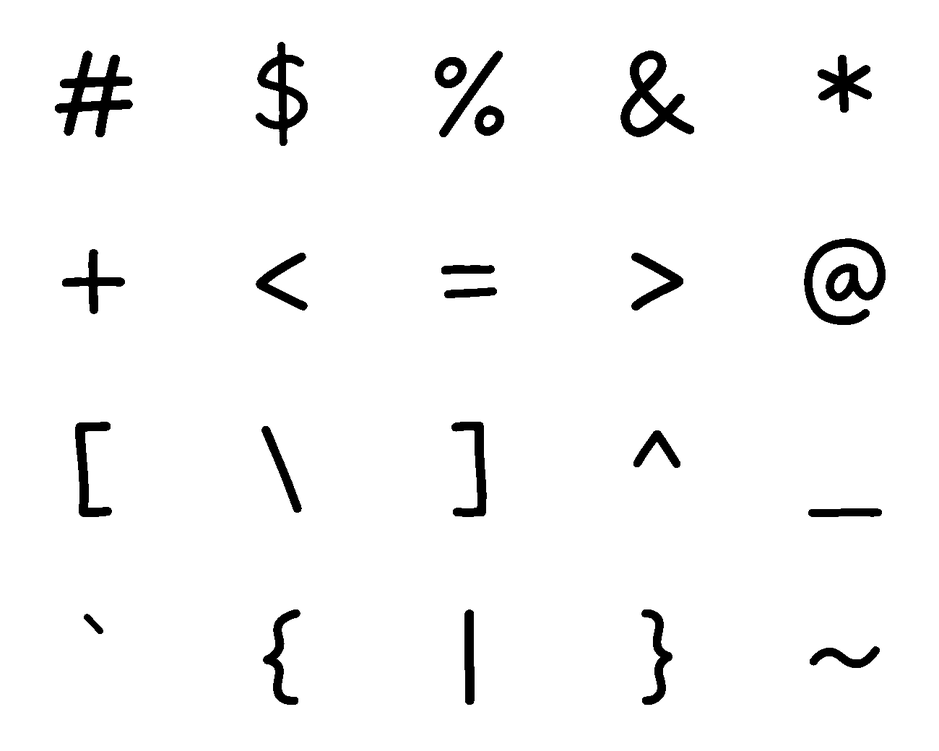
#> input picture tools/font/drawn.png, 939 x 751 px, shrunk from 1300 x 1040 before the run
$ python pen_translate.py drawn.png out.png
#> lines starting #> are read from the running program, lines starting #| are printed output that depends on the picture; after the words box and inside, x2 and y2 are one past the last pixel; in counts of white or black regions, pixels touching at a corner belong together
### tools/font/pen_translation_cache.py
"""Disposable, content-addressed cache for deterministic pen translation."""
from dataclasses import asdict
from functools import wraps
import hashlib
from importlib.metadata import version
import inspect
import io
import copy
import json
import os
from pathlib import Path
import sys
import tempfile
import zipfile
import zlib

import numpy as np
from PIL import Image


# This is one reviewed, mathematically equivalent hole-counting optimization.
# Future pen source hashes receive no legacy migration permission.
LEGACY_EQUIVALENT = {
    'b11d76528cfac8b913e1f914d06c3501a0a870034260d6a5b0b0eff937310d72': ('5ab1805998fc1178e6cb0f79f54a0ffb415a3962d1ec38011938df97e8e1c081', 'e320addae5a5613260d8a0859c6f2dce8ed08a99194dafab943c64d0db912c7d'),
}


def _read_validated(path, settings):
    raw=path.read_bytes()
    with np.load(io.BytesIO(raw),allow_pickle=False) as stored:
        pixels=stored['pixels'];report_text=str(stored['report'].item())
        digest=hashlib.sha256(pixels.tobytes()+report_text.encode()).hexdigest()
        if pixels.dtype!=np.uint8 or pixels.ndim!=2 or digest!=str(stored['digest'].item()):
            raise ValueError('Corrupt pen cache')
        report=json.loads(report_text)
        if not isinstance(report,dict) or report.get('settings')!=asdict(settings):
            raise ValueError('Mismatched pen cache report')
    return pixels,report,raw


_MIGRATION_RECEIPTS = {}


def migration_receipts():
    """Return isolated evidence for an explicit build-driver publication step."""
    return copy.deepcopy(_MIGRATION_RECEIPTS)


def canonical(value):
    return json.dumps(value,sort_keys=True,separators=(',',':'),allow_nan=False)


def cached_translation(compute,source_path,cache_dir=None):
    """Cache pixels and the original report; never add cache state to provenance."""
#> in main, image is the input picture: PIL image 939x751 L; min 0, max 255, mean 245.9
    root=Path(__file__).resolve().parents[2]
    directory=Path(cache_dir) if cache_dir is not None else root/'build/font-cache/pen'
    environment=dict(
        source=hashlib.sha256(Path(source_path).read_bytes()).hexdigest(),
        cache=hashlib.sha256(Path(__file__).read_bytes()).hexdigest(),
        python=sys.version,platform=sys.platform,
        libraries={name:version(name) for name in ('numpy','scipy','scikit-image','Pillow')},
    )
    namespace=canonical(environment).encode()
    legacy=LEGACY_EQUIVALENT.get(environment['source'])
    legacy_namespace=None
    if legacy is not None:
        legacy_environment=dict(environment,source=legacy[0],cache=legacy[1])
        legacy_namespace=canonical(legacy_environment).encode()
    default=inspect.signature(compute).parameters['settings'].default

    @wraps(compute)
    def wrapped(mask,settings=default):
        if os.environ.get('DAD_DISABLE_PEN_CACHE')=='1':return compute(mask,settings)
        source=np.asarray(mask,dtype=bool)
        if source.ndim!=2 or not source.any():return compute(mask,settings)
        try:
            parameters=canonical(dict(shape=source.shape,settings=asdict(settings))).encode()
        except (TypeError,ValueError):
            return compute(mask,settings)
        key=hashlib.sha256(namespace+b'\0'+parameters+b'\0'+np.packbits(source).tobytes()).hexdigest()
        path=directory/key[:2]/(key+'.npz')
        try:
            pixels,report,_=_read_validated(path,settings)
            return Image.fromarray(pixels),report
        except (OSError,ValueError,KeyError,EOFError,zipfile.BadZipFile,zlib.error):
            pass
        if legacy_namespace is not None:
            legacy_key=hashlib.sha256(legacy_namespace+b'\0'+parameters+b'\0'+np.packbits(source).tobytes()).hexdigest()
            legacy_path=directory/legacy_key[:2]/(legacy_key+'.npz')
            try:
                pixels,report,raw=_read_validated(legacy_path,settings)
                # Read through only: no file writes or extra cache paths on a hit.
                # Drivers may publish an isolated copy of this receipt later.
                receipt=dict(method='exact-cropped-holes-read-through-v1',
                    oldKey=legacy_key,newKey=key,
                    oldSourceSha256=legacy[0],newSourceSha256=environment['source'],
                    oldCacheModuleSha256=legacy[1],newCacheModuleSha256=environment['cache'],
                    npzSha256=hashlib.sha256(raw).hexdigest(),
                    environment={k:v for k,v in environment.items() if k not in ('source','cache')})
                _MIGRATION_RECEIPTS[key]=receipt
                return Image.fromarray(pixels),report
            except (OSError,ValueError,KeyError,EOFError,zipfile.BadZipFile,zlib.error):
                pass
        image,report=compute(mask,settings)
        # An interrupted write cannot publish a partial entry. Cache failures
        # must never prevent the uncached font build from completing.
        temporary=None
        try:
            pixels=np.asarray(image,dtype=np.uint8)
            report_text=canonical(report)
            digest=hashlib.sha256(pixels.tobytes()+report_text.encode()).hexdigest()
            path.parent.mkdir(parents=True,exist_ok=True)
            with tempfile.NamedTemporaryFile(dir=path.parent,suffix='.tmp',delete=False) as output:
                temporary=Path(output.name)
                np.savez_compressed(output,pixels=pixels,report=report_text,digest=digest)
            os.replace(temporary,path)
        except (OSError,TypeError,ValueError):
            pass
        finally:
            if temporary is not None:
                try:temporary.unlink(missing_ok=True)
                except OSError:pass
        return image,report
    return wrapped

### tools/font/pen_translate.py
"""Deterministic, conservative pen treatment for monochrome drawings.

This changes stroke finish and gentle geometry, not expression design. It is
an opt-in prototype: it does not alter the production font or source images.
"""
import argparse
from dataclasses import asdict, dataclass
import hashlib
import json
from pathlib import Path

import numpy as np
from PIL import Image
from scipy import ndimage as ndi
from skimage.morphology import skeletonize


@dataclass(frozen=True)
class Settings:
    strength: float = 1.0
    seed: int = 17
    bend: float = .012  # fraction of drawing size, not independent pixel jitter
    pressure: float = .45  # fraction of typical stroke radius
    taper: float = .25
    supersample: int = 3
    boundary_blur: float = .45  # source distance-field smoothing, in pixels


def ink_mask(image):
    rgba = np.asarray(image.convert('RGBA'), dtype=float)
    rgb = rgba[:, :, :3]*rgba[:, :, 3:4]/255 + 255-rgba[:, :, 3:4]
    return rgb.max(axis=2) < 128
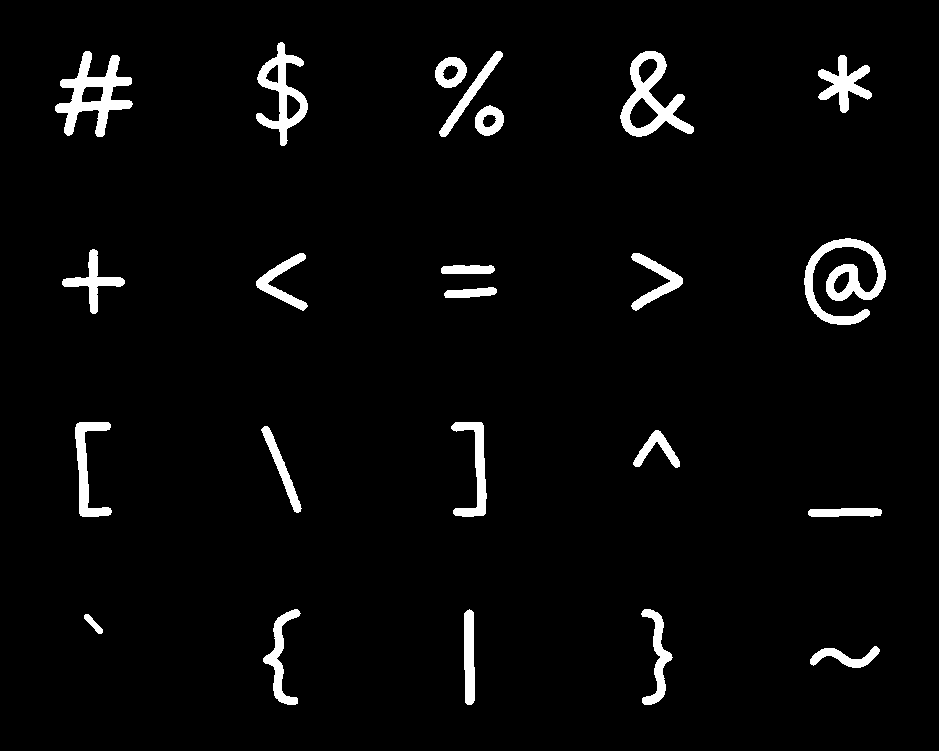
#> returned value: shape (751, 939) bool; 3.6% white; 23 white regions, largest, box (x1, y1, x2, y2) and area: (804, 238, 886, 325) 2770, (55, 51, 133, 137) 2630, (620, 51, 694, 137) 2348


def holes(mask):
    # A background border preserves the exterior flood-fill on edge-touching ink.
    # Other input kinds retain the original SciPy semantics unchanged.
    if type(mask) is np.ndarray and mask.dtype == np.bool_ and mask.ndim == 2:
        rows = np.flatnonzero(mask.any(axis=1))
        cols = np.flatnonzero(mask.any(axis=0))
        if not len(rows):
            return 0
        mask = np.pad(mask[rows[0]:rows[-1]+1, cols[0]:cols[-1]+1], 1,
                      constant_values=False)
    labels, _ = ndi.label(ndi.binary_fill_holes(mask) & ~mask)
    # Ignore 1-3 pixel scan pinholes, not meaningful enclosed features.
    return int((np.bincount(labels.ravel())[1:] >= 4).sum())


def same_features(before, after):
    """One-to-one overlapping components; each keeps its holes and bulk.

    This catches broken head contours, merged eyes and lost tiny details.
    It cannot prove that an expression still reads correctly to a person.
    """
    a, na = ndi.label(before)
    b, nb = ndi.label(after)
    if na != nb:
        return False
    used = set()
    for i in range(1, na+1):
        old = a == i
        overlap = set(np.unique(b[old])) - {0}
        if len(overlap) != 1:
            return False
        j = overlap.pop()
        if j in used:
            return False
        used.add(j)
        new = b == j
        if holes(old) != holes(new):
            return False
        if not .5 <= new.sum()/old.sum() <= 1.8:
            return False
    return True


def translate(mask, settings=Settings()):
    """Return antialiased black-on-white image and reproducible audit data."""
    if not np.isfinite(settings.strength) or not 0 <= settings.strength <= 2:
        raise ValueError('strength must be between 0 and 2')
    if settings.supersample not in (2, 3, 4):
        raise ValueError('supersample must be 2, 3 or 4')
    if not all(np.isfinite(v) and v >= 0 for v in
               (settings.bend, settings.pressure, settings.taper, settings.boundary_blur)):
        raise ValueError('bend, pressure, taper and boundary blur must be finite and nonnegative')
    mask = np.asarray(mask, dtype=bool)
    if mask.ndim != 2 or not mask.any():
        raise ValueError('expected a nonempty two-dimensional ink mask')
    yy, xx = np.nonzero(mask)
    size = max(np.ptp(xx)+1, np.ptp(yy)+1)
#> size = 831
    # Work with padding so pressure and bending cannot crop the illustration.
    pad = int(np.ceil(size*(settings.bend*settings.strength*2+.02)))+8
#> pad = 45
    source = np.pad(mask, pad)
#> source: shape (841, 1029) bool; 2.9% white; 23 white regions, largest, box (x1, y1, x2, y2) and area: (849, 283, 931, 370) 2770, (100, 96, 178, 182) 2630, (665, 96, 739, 182) 2348
    inside = ndi.distance_transform_edt(source)
    outside = ndi.distance_transform_edt(~source)
    # The half-pixel boundary correction avoids bloating thin strokes.
    signed = np.where(source, inside-.5, .5-outside)
    signed = ndi.gaussian_filter(signed, settings.boundary_blur)
    skeleton = skeletonize(source)
#> skeleton: shape (841, 1029) bool; 0.3% white in thin lines or dots, all inside (x1, y1, x2, y2) = (105, 90, 927, 746)
    radii = inside[skeleton]
#> radii = 2575 values, max 8.94 at index 425, min 2.24 at index 1593, mean 4.53
    radius = float(np.percentile(radii, 35))
#> radius = 4.12
    neighbors = ndi.convolve(skeleton.astype(int), np.ones((3, 3)), mode='constant')
#> neighbors: shape (841, 1029) int64; 6 distinct labels, from 0 to 5
    endpoints = skeleton & (neighbors == 2) & (inside <= radius*1.8)
#> endpoints: shape (841, 1029) bool; 0.01% white in thin lines or dots, all inside (x1, y1, x2, y2) = (105, 90, 923, 746)
    endpoint_distance = (ndi.distance_transform_edt(~endpoints) if endpoints.any()
                         else np.full(source.shape, np.inf))
    taper = np.exp(-np.square(endpoint_distance/max(radius*2.5, 1)))
    h, w = source.shape
    y, x = np.mgrid[:h, :w]
    xn, yn = (x-pad-xx.min())/size, (y-pad-yy.min())/size
    rng = np.random.default_rng(settings.seed)
    phase = rng.uniform(0, 2*np.pi, 6)
    # Low-frequency, correlated fields; no high-frequency edge distress.
    dx = size*settings.bend*(.7*np.sin(2*np.pi*yn+phase[0]) +
                             .3*np.sin(2*np.pi*(xn+yn)+phase[1]))
    dy = size*settings.bend*(.7*np.sin(2*np.pi*xn+phase[2]) +
                             .3*np.sin(2*np.pi*(xn-yn)+phase[3]))
    pressure = radius*settings.pressure*(.65*np.sin(2*np.pi*(1.4*xn+.6*yn)+phase[4]) +
                                        .35*np.sin(2*np.pi*(.4*xn-1.3*yn)+phase[5]))
    pressure -= radius*settings.taper*taper
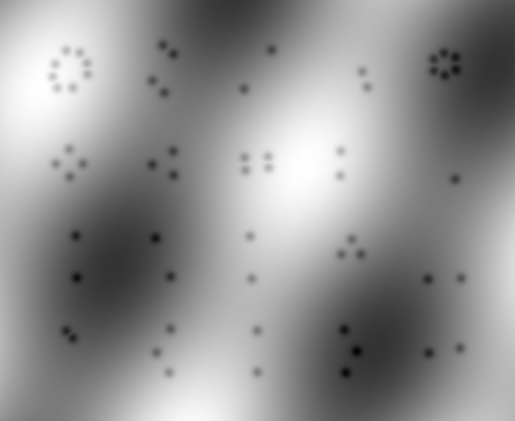
#> pressure: shape (841, 1029) float64 (shown at 1/2 size); min -2.79, max 1.86, mean -0.123; drawn with min black and max white
    scale = settings.supersample
    hy, hx = np.mgrid[:h*scale, :w*scale]/scale + (.5/scale-.5)
    report = {'settings': asdict(settings), 'strokeRadius': radius, 'padding': pad,
              'sourceComponents': int(ndi.label(source)[1]), 'sourceHoles': holes(source)}
#> in holes, `rows = np.flatnonzero(mask.any(axis=1))`: rows = 382 values from 87 to 749
#> in holes, `cols = np.flatnonzero(mask.any(axis=0))`: cols = 355 values from 100 to 930
    if settings.strength == 0:
        report.update(appliedStrength=0, backoffs=0, fallback=False)
        return Image.fromarray(np.uint8(~source)*255), report
    for backoff in range(7):
        amount = settings.strength * .75**backoff
        low = ndi.map_coordinates(signed, [y+amount*dy, x+amount*dx], order=1,
                                  mode='constant', cval=-pad) + amount*pressure
        candidate = low >= 0
        if not same_features(source, candidate):
            continue
        # Supersample the continuous distance field, then downsample for smooth
        # edges. Validate the actual exported mask too, not only the low-res draft.
        high = ndi.map_coordinates(low, [hy, hx], order=1, mode='constant', cval=-pad)
        alpha = (high >= 0).reshape(h, scale, w, scale).mean(axis=(1, 3))
        pixels = np.uint8(np.rint(255*(1-alpha)))
        if not same_features(source, pixels < 128):
            continue
        if (pixels[0] < 255).any() or (pixels[-1] < 255).any() or (pixels[:, 0] < 255).any() or (pixels[:, -1] < 255).any():
            continue
        report.update(appliedStrength=amount, backoffs=backoff, fallback=False)
        return Image.fromarray(pixels), report
#> this loop made 3 passes
#> pass 1, in same_features, `a, na = ndi.label(before)`:
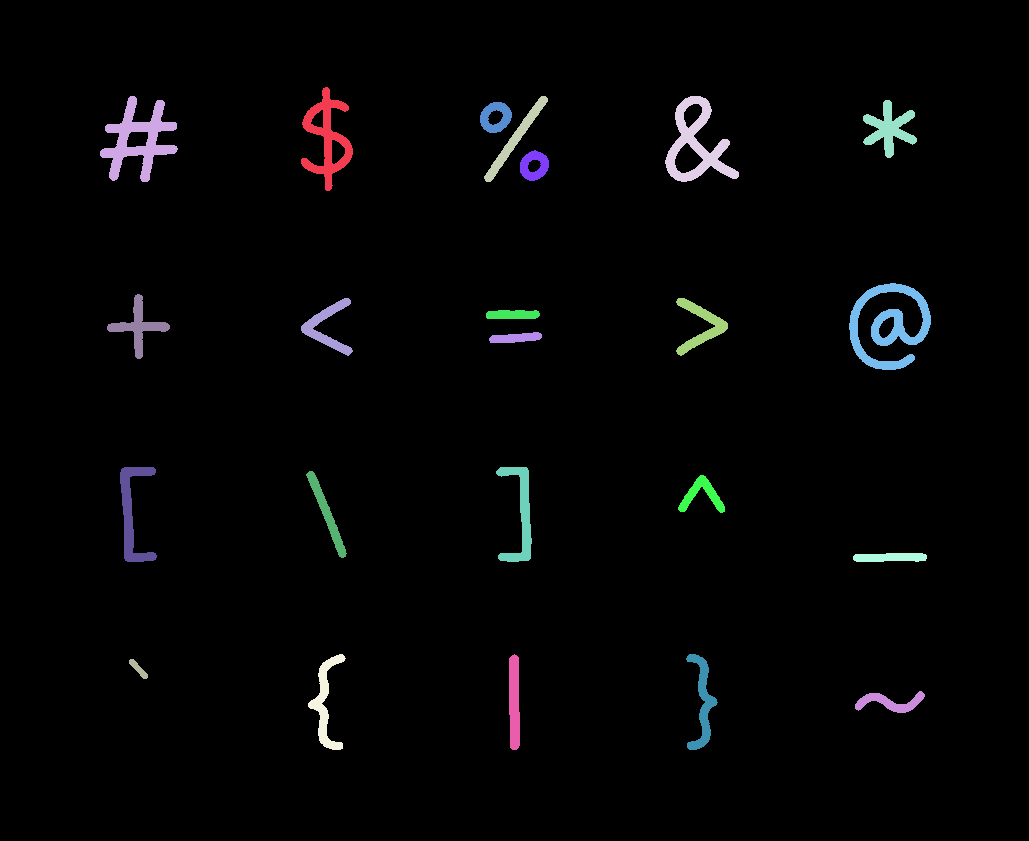
#> a: shape (841, 1029) int32; 24 distinct labels, from 0 to 23; one colour per label, 0 black
#> pass 1, in same_features, `b, nb = ndi.label(after)`:
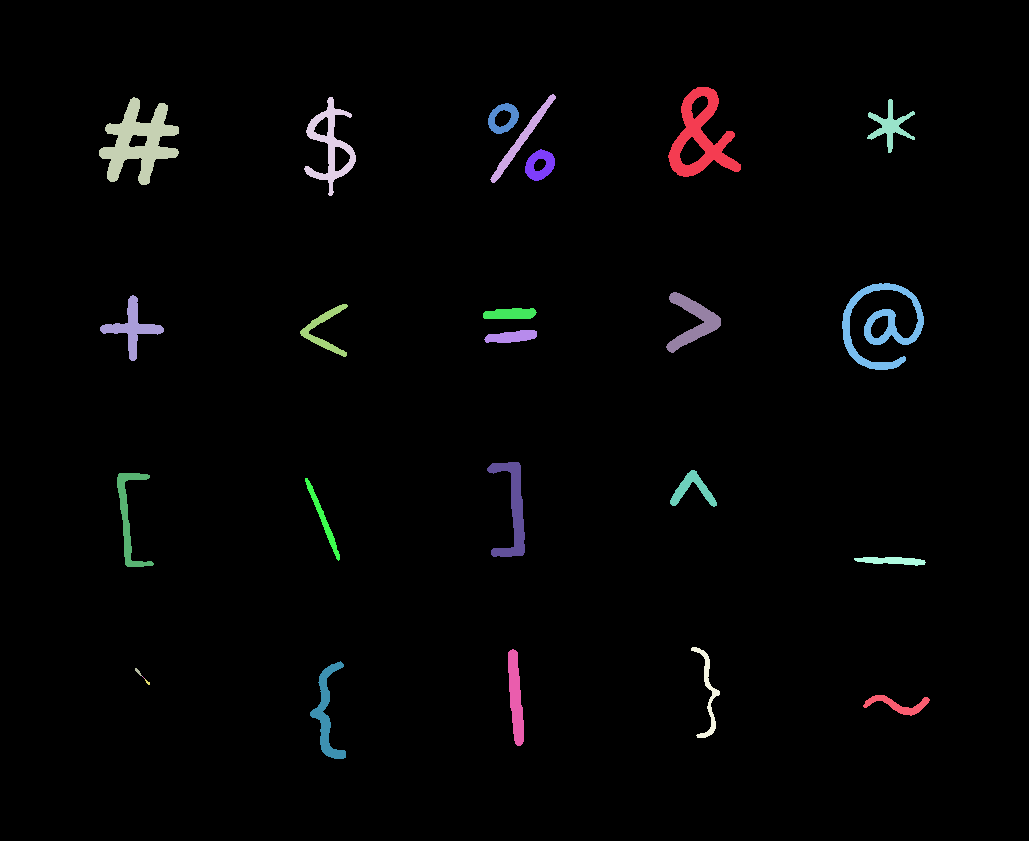
#> b: shape (841, 1029) int32; 28 distinct labels, from 0 to 27; one colour per label, 0 black
#> after the loop, report = 8 items
    report.update(appliedStrength=0, backoffs=7, fallback=True)
    return Image.fromarray(np.uint8(~source)*255), report


from pen_translation_cache import cached_translation
translate = cached_translation(translate, __file__)


def main():
    parser = argparse.ArgumentParser(description=__doc__)
    parser.add_argument('source', type=Path)
    parser.add_argument('output', type=Path)
    parser.add_argument('--box', type=int, nargs=4, metavar=('LEFT', 'TOP', 'RIGHT', 'BOTTOM'))
    parser.add_argument('--strength', type=float, default=1)
    parser.add_argument('--seed', type=int, default=17)
    parser.add_argument('--bend', type=float, default=.012)
    parser.add_argument('--pressure', type=float, default=.45)
    parser.add_argument('--taper', type=float, default=.25)
    parser.add_argument('--boundary-blur', type=float, default=.45)
    args = parser.parse_args()
    if args.source.resolve() == args.output.resolve():
        parser.error('output must differ from source')
    image = Image.open(args.source)
    if args.box:
        l, t, r, b = args.box
        if not 0 <= l < r <= image.width or not 0 <= t < b <= image.height:
            parser.error('box must lie inside the source image')
        image = image.crop(args.box)
    result, record = translate(ink_mask(image), Settings(strength=args.strength, seed=args.seed,
                                                              bend=args.bend, pressure=args.pressure, taper=args.taper, boundary_blur=args.boundary_blur))
#> in wrapped, `image,report=compute(mask,settings)`:
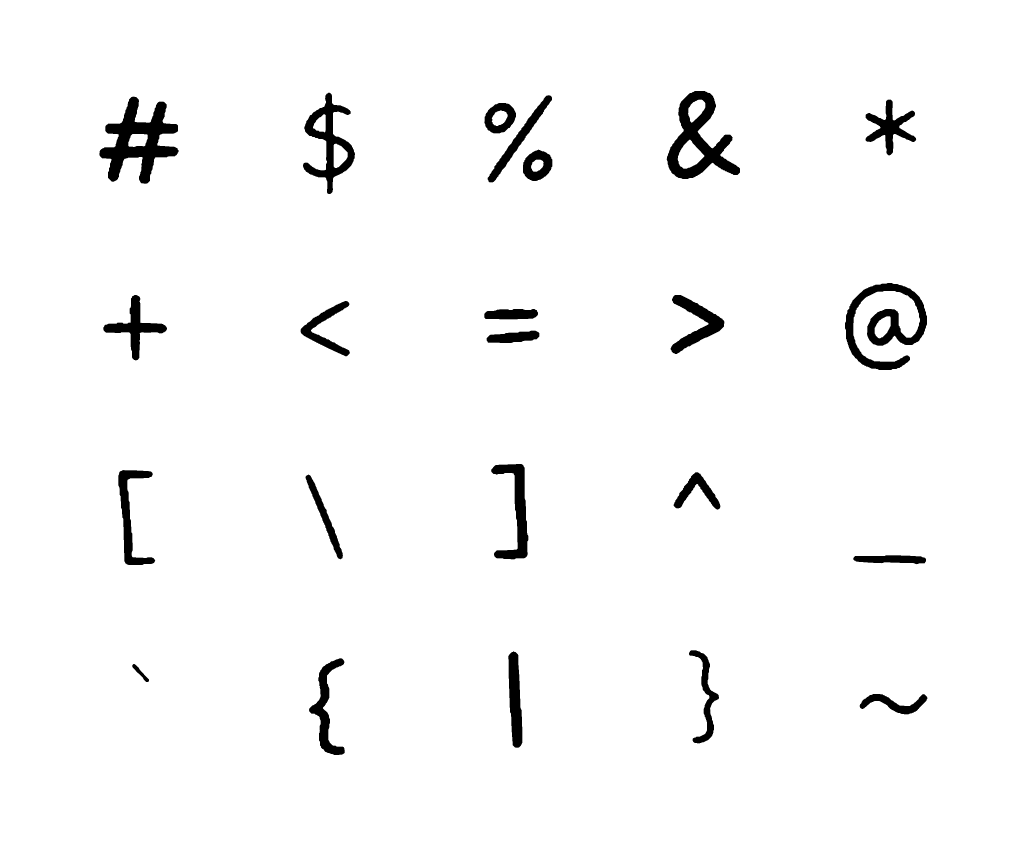
#> image: PIL image 1029x841 L; min 0, max 255, mean 247.9
#> record = 8 items
    record.update(source=str(args.source), sourceSha256=hashlib.sha256(args.source.read_bytes()).hexdigest(),
                  box=args.box, output=str(args.output), recipeSha256=hashlib.sha256(Path(__file__).read_bytes()).hexdigest())
    args.output.parent.mkdir(parents=True, exist_ok=True)
    result.save(args.output)
    args.output.with_suffix('.json').write_text(json.dumps(record, indent=2)+'\n')
    print(json.dumps(record, indent=2))
#> (printed output is left out)


if __name__ == '__main__':
    main()
